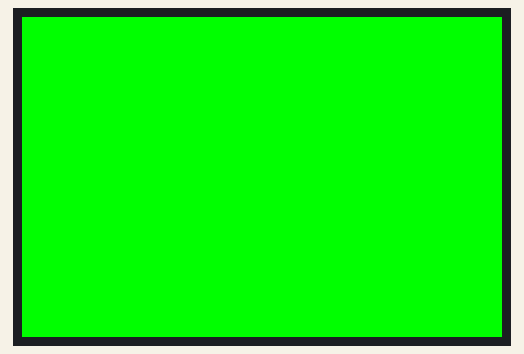
A sketch run on a simulated ESP32. Shown: 480×320 colour display.

Above: at 1.4 s.
At 2.5 s:
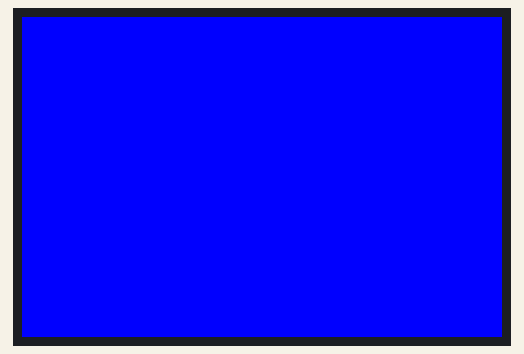
At 3.8 s:
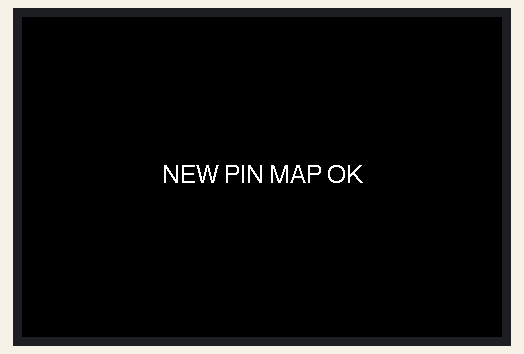
At 5.3 s:
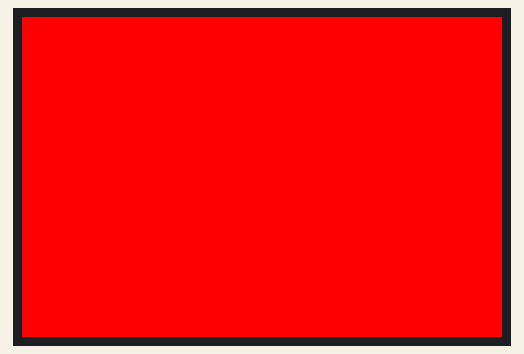

The sketch:

tft_pin_test.ino
```cpp
// Minimal ILI9488 test — new pin map (data PA0-PA7, WR PB13, RD PB14, CS PB9, DC PB10, RST PB12)
// No ADC, no Serial dependency. Expect: red / green / blue fills + text, 1s each.
#include <TFT_eSPI.h>
TFT_eSPI tft = TFT_eSPI();

void setup() {
  tft.init();
  tft.setRotation(1);
}

void loop() {
  tft.fillScreen(TFT_RED);    delay(1000);
  tft.fillScreen(TFT_GREEN);  delay(1000);
  tft.fillScreen(TFT_BLUE);   delay(1000);
  tft.fillScreen(TFT_BLACK);
  tft.setTextColor(TFT_WHITE, TFT_BLACK);
  tft.setTextDatum(MC_DATUM);
  tft.drawString("NEW PIN MAP OK", 240, 160, 4);
  delay(1500);
}
```

Measured:
- by itself, everything shown: repeats every 5.1 s, in 4 steps
- what the display in image 0 shows lasts 1.2 s, from 1.3 s to 2.5 s
- what the display in image 1 shows lasts 1.3 s, from 2.5 s to 3.8 s
- what the display in image 2 shows lasts 1.5 s, from 3.8 s to 5.3 s
